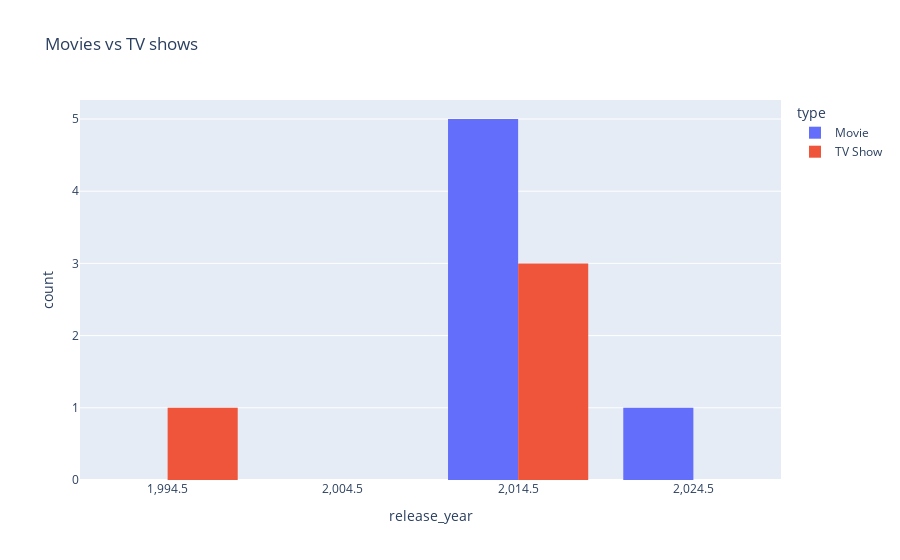

The notebook cell this image was saved under:
### Code cell
fig=px.histogram(df,x="release_year",color="type",barmode="group",title="Movies vs TV shows")
fig.show()

### Figure 1 — Plotly figure (JSON) as saved in the notebook; plotly's stock layout.template omitted (floating-point values rounded to 4 significant figures)
{"data": [{"alignmentgroup": "True", "bingroup": "x", "hovertemplate": "type=Movie<br>release_year=%{x}<br>count=%{y}<extra></extra>", "legendgroup": "Movie", "marker": {"color": "#636efa", "pattern": {"shape": ""}}, "name": "Movie", "offsetgroup": "Movie", "orientation": "v", "showlegend": true, "type": "histogram", "x": [2010, 2019, 2020, 2018, 2017, 2019], "xaxis": "x", "yaxis": "y"}, {"alignmentgroup": "True", "bingroup": "x", "hovertemplate": "type=TV Show<br>release_year=%{x}<br>count=%{y}<extra></extra>", "legendgroup": "TV Show", "marker": {"color": "#EF553B", "pattern": {"shape": ""}}, "name": "TV Show", "offsetgroup": "TV Show", "orientation": "v", "showlegend": true, "type": "histogram", "x": [2016, 2017, 2017, 1994], "xaxis": "x", "yaxis": "y"}], "layout": {"barmode": "group", "legend": {"title": {"text": "type"}, "tracegroupgap": 0}, "title": {"text": "Movies vs TV shows"}, "xaxis": {"anchor": "y", "domain": [0, 1], "title": {"text": "release_year"}}, "yaxis": {"anchor": "x", "domain": [0, 1], "title": {"text": "count"}}}}
